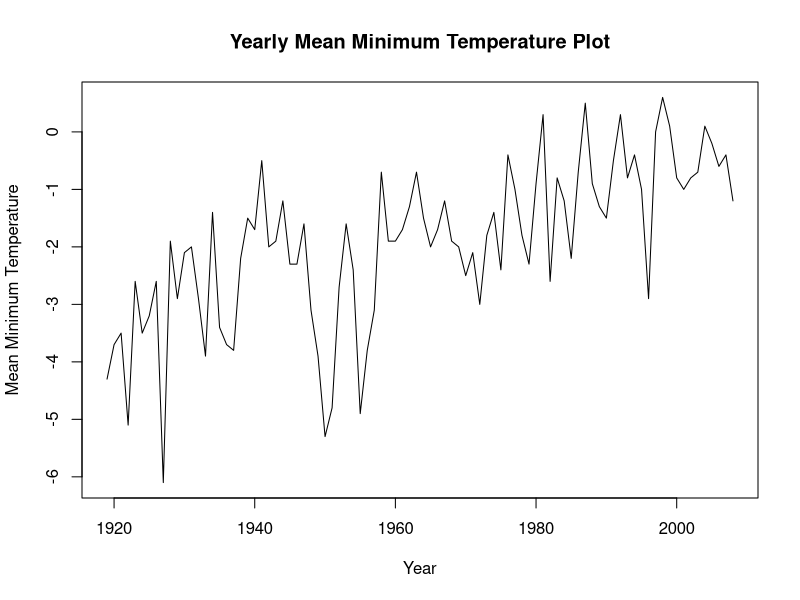
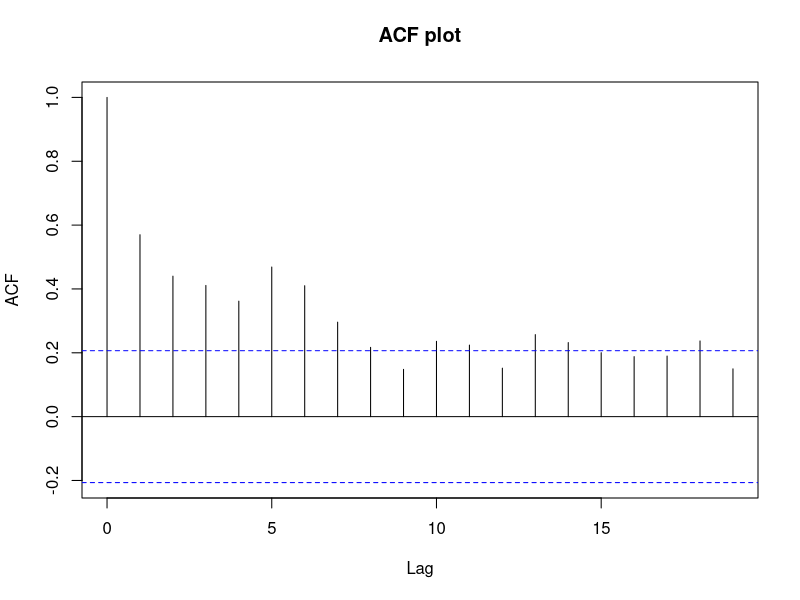
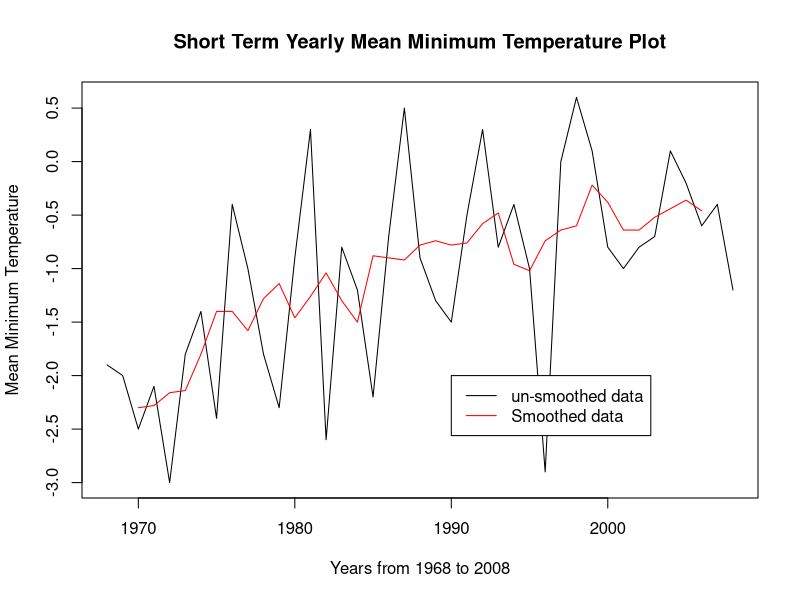
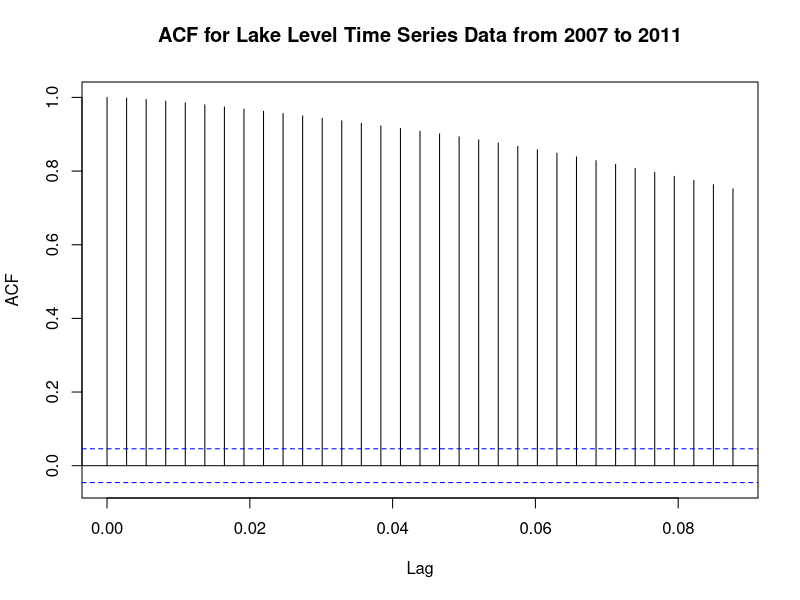
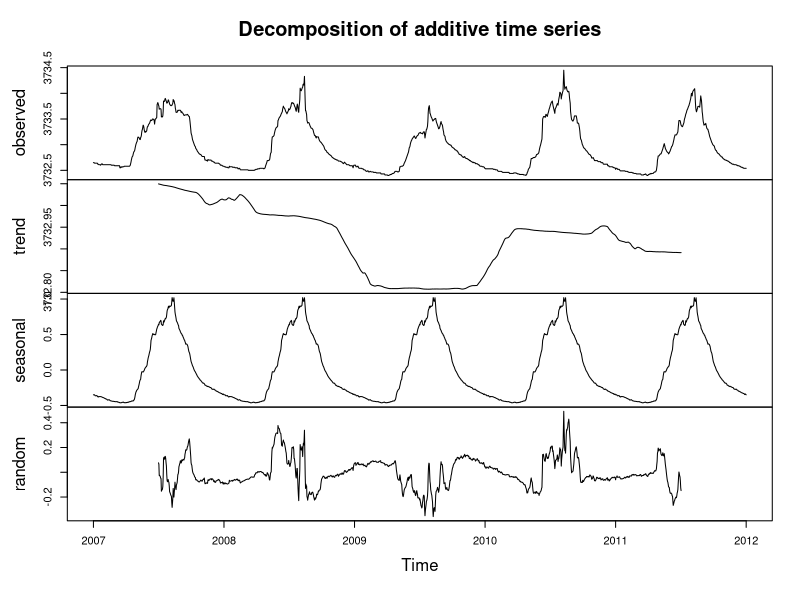
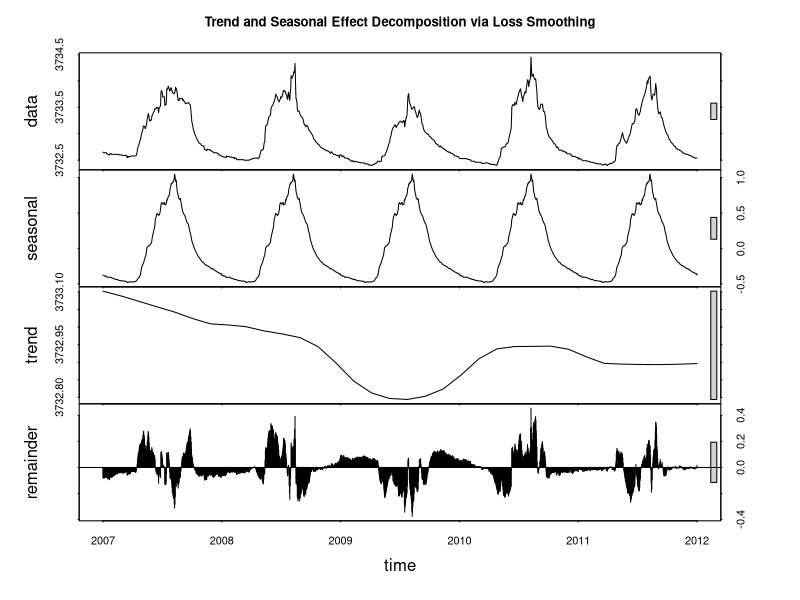

Recreate these plots in R, in order.
## ---- chunk 1
knitr::opts_chunk$set(echo = TRUE)
#if you do not have the package, type install.packages("name_of_the_package")
library(tidyverse)
library(knitr)
library(tseries)
library(zoo)
## ---- chunk 2
temp <- read.csv("dataTempPG.csv", header = TRUE)
annual_ts <- ts(temp[,c("Annual")],start = c(1919), frequency = 1)
plot(annual_ts,
     xlab = "Year",
     ylab = "Mean Minimum Temperature",
     main = "Yearly Mean Minimum Temperature Plot")

## ---- chunk 3
acf(annual_ts,
    main = "ACF plot")
## ---- chunk 4
near_term <- window(annual_ts, start = c(1968), end = c(2008), frequency = 1)
plot(near_term,
     xlab = "Years from 1968 to 2008",
     ylab = "Mean Minimum Temperature",
     main = "Short Term Yearly Mean Minimum Temperature Plot")
lines(x = rollmean(near_term, k = 5), col = "red")
legend(1990,
       -2,
       legend = c("un-smoothed data","Smoothed data"), 
       lty = c("solid","solid"),
       col = c("black","red"))
## ---- chunk 5
lake <- read.csv("LakeLevels.csv", header = TRUE)
lake_ts <- ts(lake$LakeLevel, start = c(2007,1), frequency = 365)
acf(lake_ts,
    main = "ACF for Lake Level Time Series Data from 2007 to 2011")
## ---- chunk 6
plot(decompose(lake_ts, type="additive"))
## ---- chunk 7
plot(stl(lake_ts, s.window = "periodic"), 
     main = "Trend and Seasonal Effect Decomposition via Loss Smoothing")
